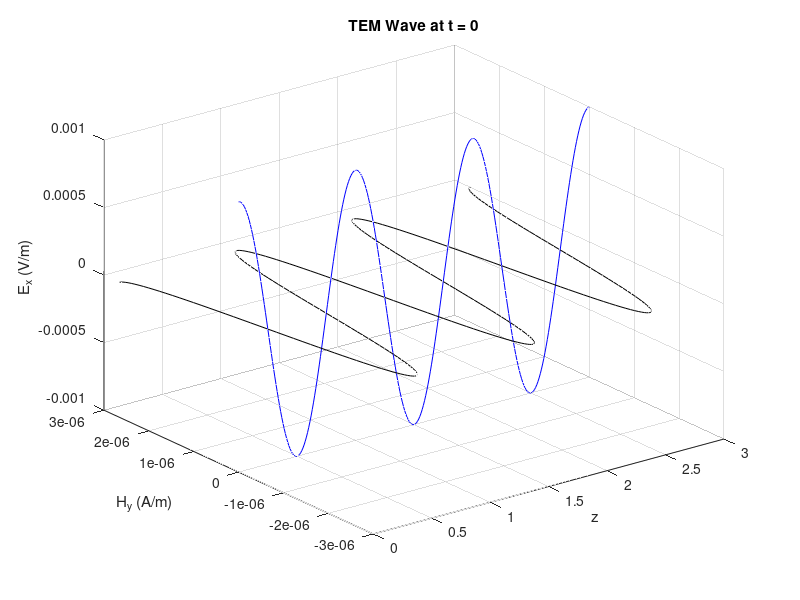
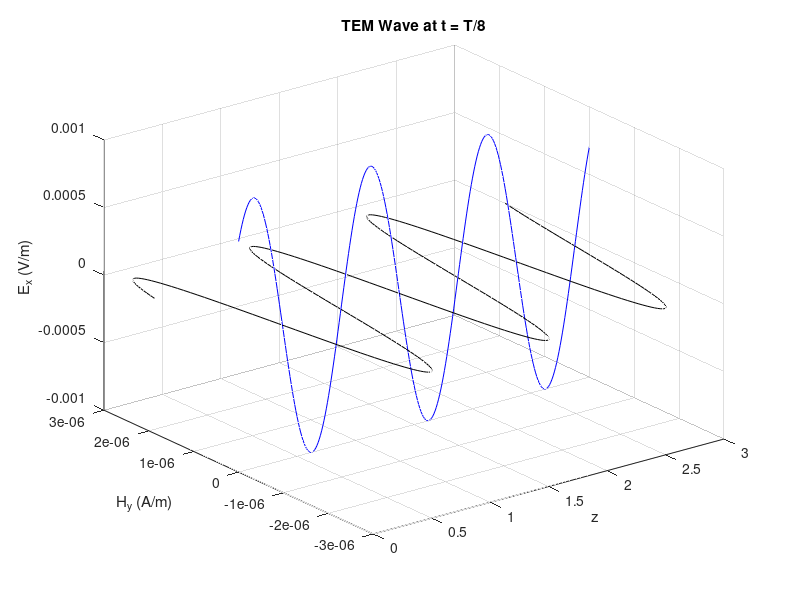
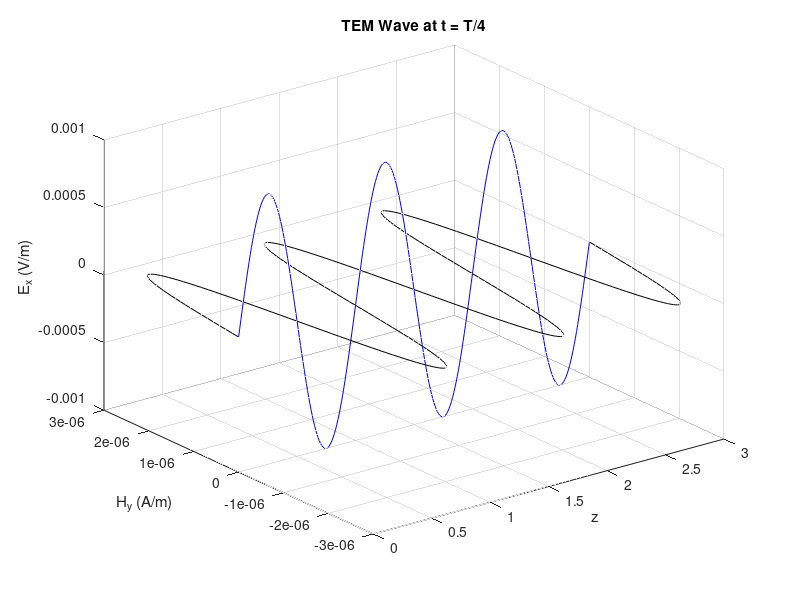

The MATLAB source for these figures, in order:
%% TEM Wave Visualization in 3D
% E field along x-axis, H field along y-axis, wave propagates in z-direction

% Basic setup
eta = 377;              % Free space impedance (Ohms)
k = 2*pi;               % Wavenumber (2π/λ), assuming λ = 1
w = 2*pi;               % Angular frequency (2πf), assuming f = 1 Hz
Eo = 1e-3;              % Electric field amplitude (V/m)
Ho = Eo / eta;          % Magnetic field amplitude (A/m)

z = 0:0.01:3;           % z-axis (space), from 0 to 3 wavelengths
zero = zeros(size(z));  % Used for third axis (to keep other coordinates 0)

%% Plot at t = 0
t = 0;
Ex = Eo * cos(w*t - k*z);   % Electric field along x
Hy = Ho * cos(w*t - k*z);   % Magnetic field along y

figure(1)
plot3(z, zero, Ex, 'b');    % E-field: blue line
hold on
plot3(z, Hy, zero, 'k');    % H-field: black line
grid on
xlabel('z'); ylabel('H_y (A/m)'); zlabel('E_x (V/m)');
title('TEM Wave at t = 0')
hold off

%% Plot at t = T/8
t = 1/8;
Ex = Eo * cos(w*t - k*z);
Hy = Ho * cos(w*t - k*z);

figure(2)
plot3(z, zero, Ex, 'b');
hold on
plot3(z, Hy, zero, 'k');
grid on
xlabel('z'); ylabel('H_y (A/m)'); zlabel('E_x (V/m)');
title('TEM Wave at t = T/8')
hold off

%% Plot at t = T/4
t = 1/4;
Ex = Eo * cos(w*t - k*z);
Hy = Ho * cos(w*t - k*z);

figure(3)
plot3(z, zero, Ex, 'b');
hold on
plot3(z, Hy, zero, 'k');
grid on
xlabel('z'); ylabel('H_y (A/m)'); zlabel('E_x (V/m)');
title('TEM Wave at t = T/4')
hold off
